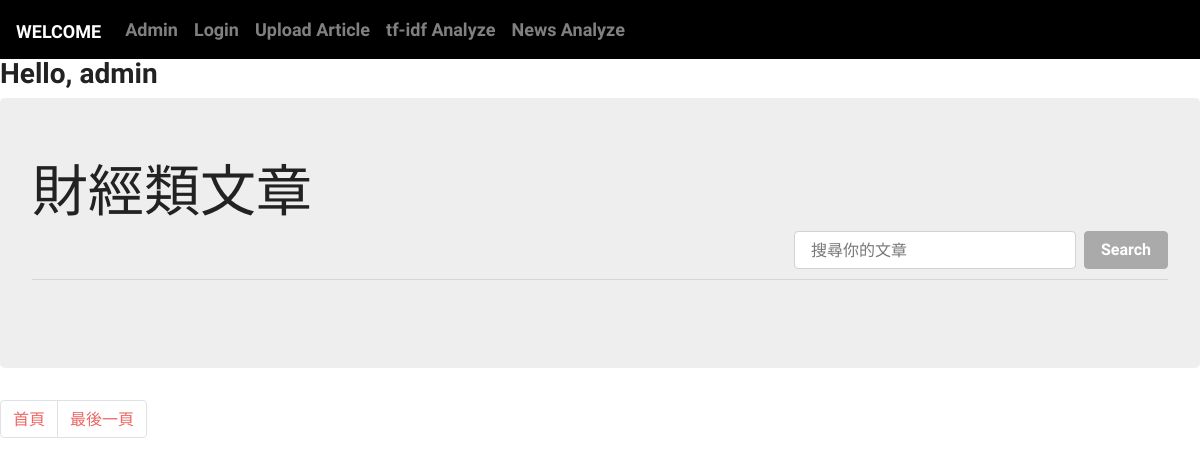
Before: /uploadArticles/adminarticles/ (signed in) with the older database file.
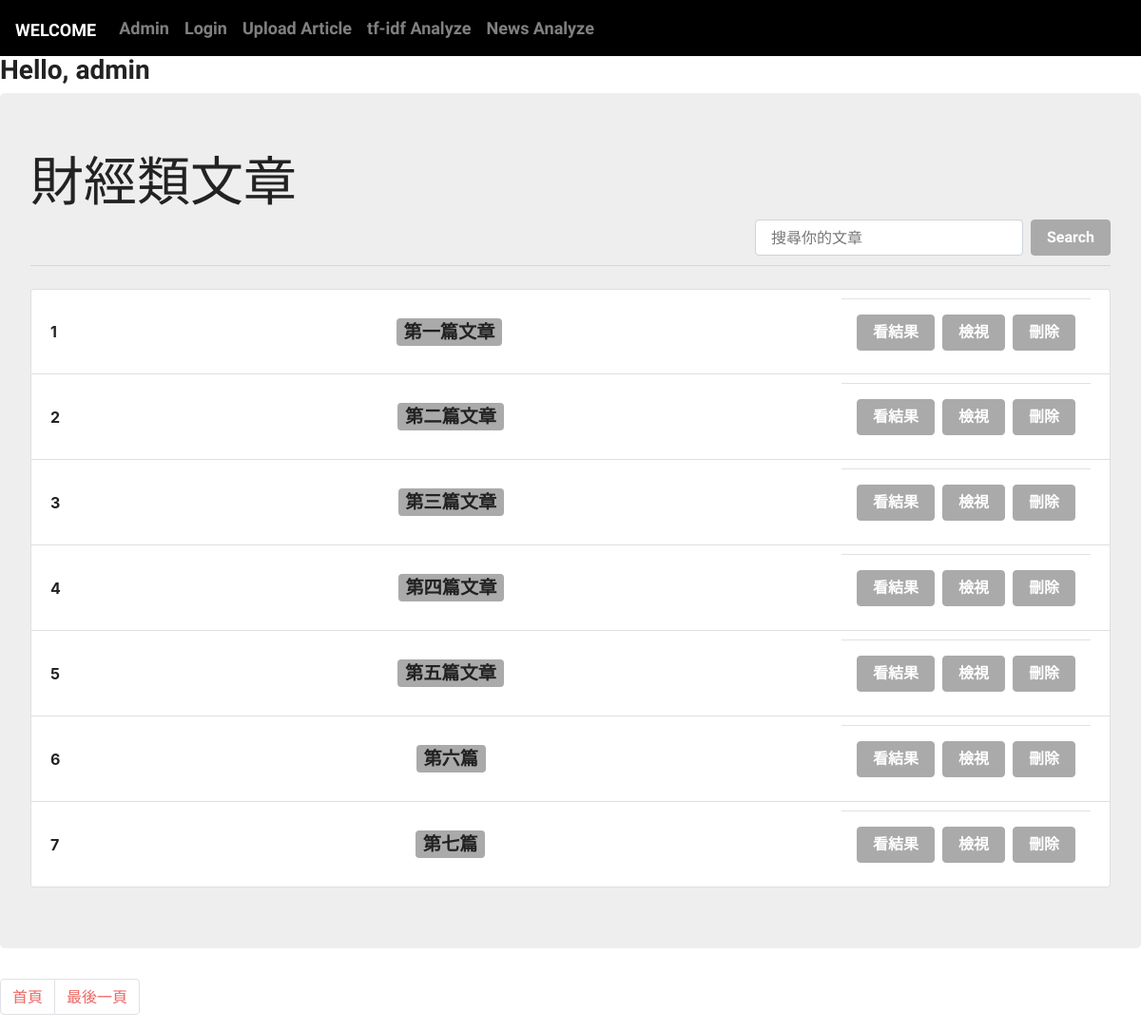
After: the same page with the newer database file.
### uploadArticle/models.py (models this page shows, shortened)
class UserArticleFile(models.Model):
	title = models.CharField(max_length=30, blank=False)
	file = models.FileField(upload_to='UserArticleDir/')
	user = models.ForeignKey(settings.AUTH_USER_MODEL, on_delete=models.CASCADE, related_name = 'ArticleFile')
	hascache = models.BooleanField(default=False)
	cache = models.TextField(default='')
	NerField = models.TextField(default='')

### uploadArticle/views.py (the view)
# urls.py: path('adminarticles/', views.admin, name='uploadadmin'),
@login_required(login_url='/loginapp/login')
def admin(request):
	uu = User.objects.get(username=request.user.username)
	arts = uu.ArticleFile.all()
	limit = 7
	paginator = Paginator(arts, limit)
	page = request.GET.get('page','1')
	result = paginator.page(page)
	return render(request, 'upart/admin.html', {'arts':result})

### templates/upart/admin.html (shortened to what this page needs)
{% extends '../customdict/editdict.html' %}
{% block h1block %}財經類文章{% endblock %}
{% block Searchblock %}
<form class="form-inline my-2 my-lg-0" style="text-align: right;float: right;" method="POST" action=".">
      <input name='filterstr' class="form-control mr-sm-2" type="text" placeholder="搜尋你的文章">
      <button class="btn btn-secondary my-2 my-sm-0" type="submit">Search</button>
</form>
{% endblock %}
{% block Dictblock %}
    <ul class="list-group">
      {% for art in arts %}
      <li class="list-group-item d-flex justify-content-between align-items-center" style="height: 90px;">
        <b>{{forloop.counter}}</b><strong class="badge badge-secondary" style="font-size: 120%;">{{art.title}}</strong>
        <div class="modal-footer">
          <button type="button" class="btn btn-secondary" data-dismiss="modal" onclick="location.href='/uploadArticles/showpreprocresult/{{art.pk}}'">看結果</button>
        	<button type="button" class="btn btn-secondary" data-dismiss="modal" onclick="location.href='/uploadArticles/showarticle/{{art.pk}}'">檢視</button>
	        <button type="button" class="btn btn-secondary" data-dismiss="modal" onclick="location.href='/uploadArticles/deletearticle/{{art.pk}}'">刪除</button>
        </div>
      </li>
      {% endfor %}
    </ul>
{% endblock %}
{% block paginator %}
<div>
        <ul class="pagination">
        <li class="page-item">
          <a class='page-link' href="/uploadArticles/adminarticles/?page=1">首頁</a>
        </li>
            <li class="page-item">
              <a class="page-link" href="/uploadArticles/adminarticles/?page={{ arts.paginator.num_pages }}">最後一頁</a>
            </li>
         </ul>
    </div>
{% endblock %}

Changed rows visible on the page:
added UserArticleFile: title "第一篇文章"
added UserArticleFile: title "第二篇文章"
added UserArticleFile: title "第三篇文章"
added UserArticleFile: title "第四篇文章"
added UserArticleFile: title "第五篇文章"
added UserArticleFile: title "第六篇"
added UserArticleFile: title "第七篇"
